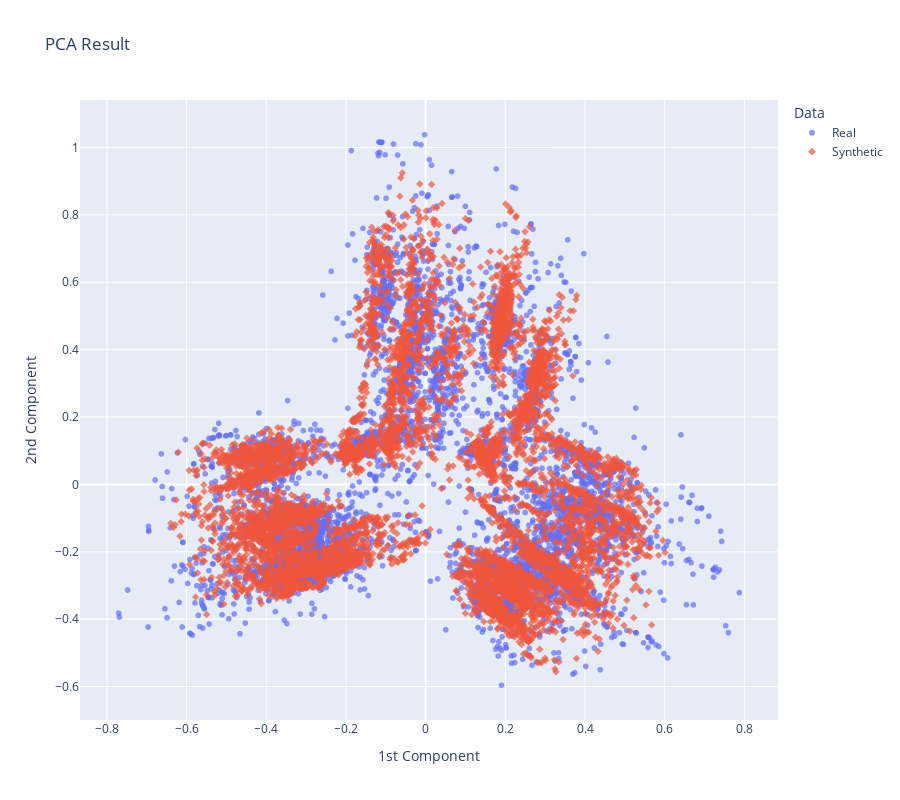

Notebook source saved alongside this figure:
### Code cell
fig = px.scatter(
    pca_result,
    x="1st Component",
    y="2nd Component",
    color="Data",
    symbol="Data",
    opacity=0.7,
    title="PCA Result",
)
fig.update_layout(height=800)  # Increase the height of the plot
fig.show()

### Figure 1 — Plotly figure (JSON) as saved in the notebook; plotly's stock layout.template omitted (floating-point values rounded to 4 significant figures; data arrays with more than 128 entries replaced by an {"elided": "..."} marker saying what was removed)
{"data": [{"hovertemplate": "Data=Real<br>1st Component=%{x}<br>2nd Component=%{y}<extra></extra>", "legendgroup": "Real", "marker": {"color": "#636efa", "opacity": 0.7, "symbol": "circle"}, "mode": "markers", "name": "Real", "showlegend": true, "type": "scattergl", "x": {"elided": "6750 float values"}, "xaxis": "x", "y": {"elided": "6750 float values"}, "yaxis": "y"}, {"hovertemplate": "Data=Synthetic<br>1st Component=%{x}<br>2nd Component=%{y}<extra></extra>", "legendgroup": "Synthetic", "marker": {"color": "#EF553B", "opacity": 0.7, "symbol": "diamond"}, "mode": "markers", "name": "Synthetic", "showlegend": true, "type": "scattergl", "x": {"elided": "6750 float values"}, "xaxis": "x", "y": {"elided": "6750 float values"}, "yaxis": "y"}], "layout": {"height": 800, "legend": {"title": {"text": "Data"}, "tracegroupgap": 0}, "title": {"text": "PCA Result"}, "xaxis": {"anchor": "y", "domain": [0, 1], "title": {"text": "1st Component"}}, "yaxis": {"anchor": "x", "domain": [0, 1], "title": {"text": "2nd Component"}}}}
